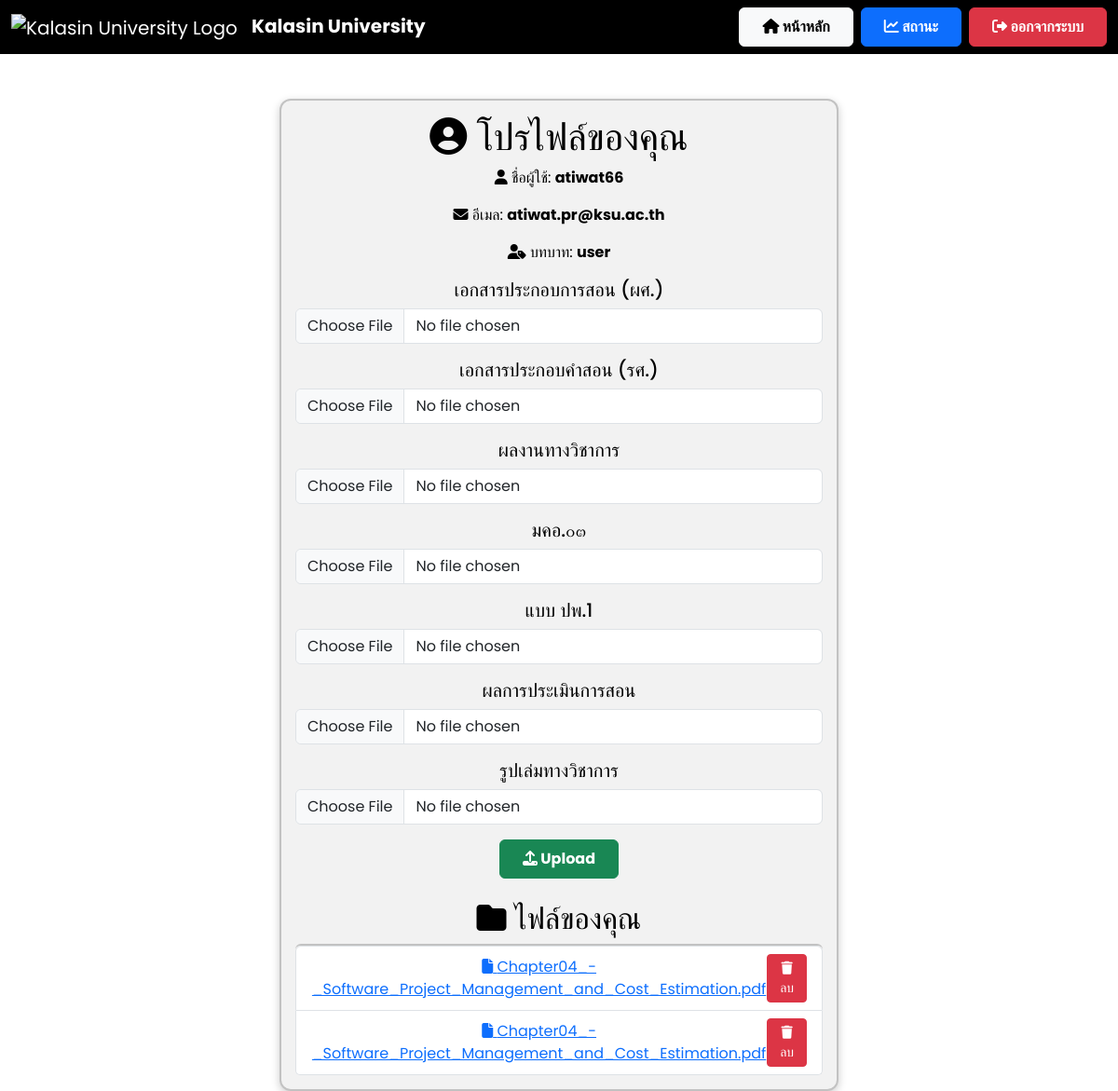
The app's page /profile (signed in), older data.
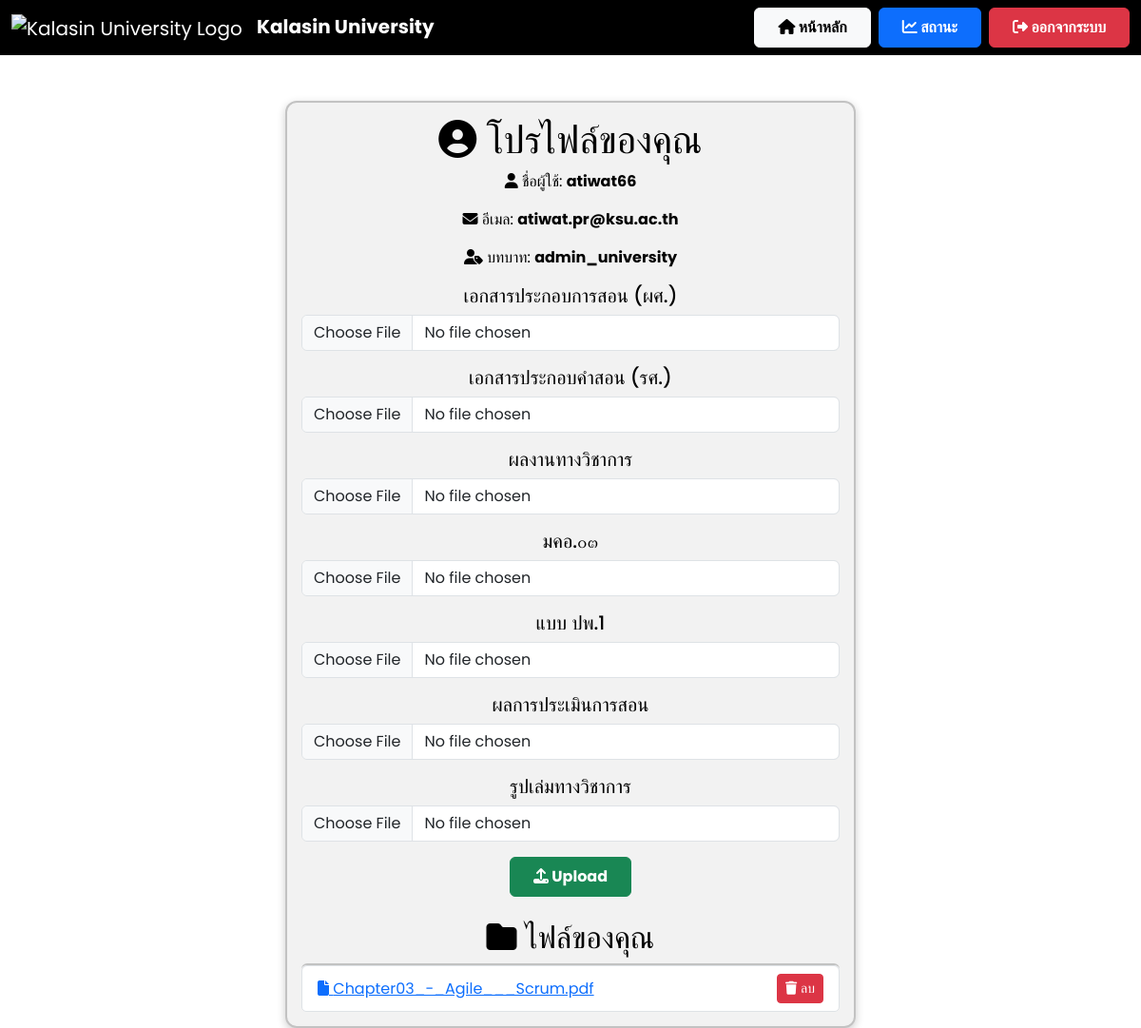
The same page, newer data.
### app.py (models this page shows)
class User(db.Model):
    id = db.Column(db.Integer, primary_key=True)
    username = db.Column(db.String(100), unique=True, nullable=False)
    email = db.Column(db.String(150), unique=True, nullable=False)  # ✅ เพิ่ม email
    password = db.Column(db.String(200), nullable=False)
    role = db.Column(db.String(10), nullable=False, default='user')
    files = db.relationship('File', backref='user', lazy=True)

class File(db.Model):
    id = db.Column(db.Integer, primary_key=True)
    filename = db.Column(db.String(255), nullable=False)
    file_path = db.Column(db.String(255), nullable=True)  # ✅ เพิ่มฟิลด์นี้
    status = db.Column(db.String(50), nullable=False, default="รอตรวจสอบ")
    comment = db.Column(db.Text, nullable=True)
    user_id = db.Column(db.Integer, db.ForeignKey('user.id'), nullable=False)

### app.py (the view)
@app.route('/profile')
def profile():
    if 'user_id' not in session:
        return redirect(url_for('login'))
    user = User.query.get(session['user_id'])
    files = File.query.filter_by(user_id=user.id).all()
    return render_template('profile.html', username=user.username, email=user.email, role=user.role, files=files)

### templates/profile.html (shortened to what the changed rows need)
<!DOCTYPE html>
<html lang="th">
<head>
    <link href="https://cdn.jsdelivr.net/npm/bootstrap@5.3.3/dist/css/bootstrap.min.css" rel="stylesheet">
    <link rel="stylesheet" href="https://cdnjs.cloudflare.com/ajax/libs/font-awesome/6.4.2/css/all.min.css">
</head>
<body>
    <div class="container mt-5">
        <div class="card text-center">
            <h1><i class="fas fa-user-circle"></i> โปรไฟล์ของคุณ</h1>
            <p><i class="fas fa-user"></i> ชื่อผู้ใช้: <strong>{{ username }}</strong></p>
            <p><i class="fas fa-envelope"></i> อีเมล: <strong>{{ email }}</strong></p>
            <p><i class="fas fa-user-tag"></i> บทบาท: <strong>{{ role }}</strong></p>
            <h2 class="mt-4"><i class="fas fa-folder"></i> ไฟล์ของคุณ</h2>
            <ul class="list-group">
                {% for file in files %}
                <li class="list-group-item d-flex justify-content-between align-items-center">
                    <a href="{{ url_for('view_file', filename=file.filename) }}" target="_blank">
                        <i class="fas fa-file"></i> {{ file.filename }}
                    </a>
                    <a href="{{ url_for('delete_file', file_id=file.id) }}" class="btn btn-danger btn-sm">
                        <i class="fas fa-trash"></i> ลบ
                    </a>
                </li>
                {% endfor %}
            </ul>
        </div>
    </div>
</body>
</html>

Row changes from the older to the newer data that the page shows:
removed File: filename "Chapter04_-_Software_Project_Management_and_Cost_Estimation.pdf"
no longer on this page (row edited): File: filename "Chapter04_-_Software_Project_Management_and_Cost_Estimation.pdf"
changed User "atiwat66": role "user" → "admin_university"
added File: filename "Chapter03_-_Agile___Scrum.pdf"
